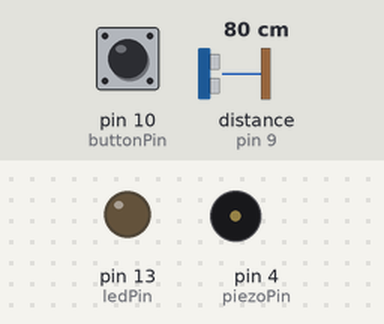
Bench run of a sketch on a simulated Arduino Uno, built with avr-gcc and run on an emulated ATmega328P. On the bench: output pins drawn as LEDs (lit = HIGH), buzzer (waves = sounding). Inputs (shaded band) come from the test bench; at power-on: pin 10 (buttonPin) LOW, distance to the obstacle (sensor on pin 9) 80 cm. The echo pulse lasts 58.3 µs per cm; pins used as bus, display or sensor lines are not drawn.

Above: at 1.2 s.
1.3 s: pin 10 (buttonPin) pulled HIGH for 0.15 s
2.9 s: distance to the obstacle (sensor on pin 9) set to 56 cm
4.4 s: distance to the obstacle (sensor on pin 9) set to 46 cm
At 4.8 s:
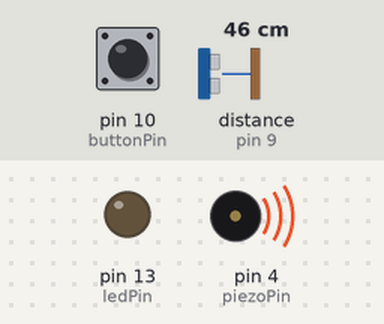
7.4 s: distance to the obstacle (sensor on pin 9) set to 60 cm
At 8.6 s:
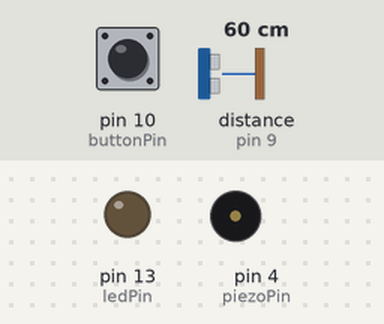
Timing chart, 0 to 9.9 s (numbered marks = the images above; inputs shaded):
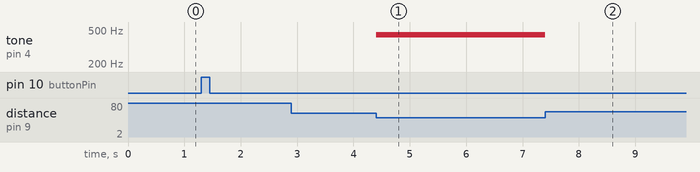

Measured:
- the behaviour switches between 52 and 51 cm on distance to the obstacle (sensor on pin 9) (found by bisection; images 0 and 1)
- after the input at 2.9 s, every drawn part: stays the same
- after the input at 4.4 s, tone on pin 4 (piezoPin): silent → 440 Hz at once
- after the input at 7.4 s, tone on pin 4 (piezoPin): 440 Hz → silent at once

The sketch:

ultrasonic_button_led_piezo.ino
```cpp
//Output
const int ledPin = 13;
const int piezoPin = 4;

//Button
const int buttonPin = 10;
int buttonVal;

//Sensor
const int trigPin = 8;
const int echoPin = 9;
long duration;
int distance;

//Alarm boolean
bool alarm = false;

//Timer
unsigned long currentTime;
unsigned long previousTime = 0;
int timerLength = 500;


void setup()
{
  Serial.begin(9600);
  pinMode(buttonPin, INPUT);
  pinMode(ledPin, OUTPUT);
  pinMode(piezoPin, OUTPUT);
  pinMode(echoPin, INPUT);
  pinMode(trigPin, OUTPUT);

}

void loop()
{
  buttonVal = digitalRead(buttonPin);

  currentTime = millis();

  if(!alarm){

    if(buttonVal == HIGH){
      alarm = !alarm;
    }

  } else {
  //Turn on sensor
	ultraSensor();

    if(distance <= 50){

      //USING TIMER :)
      if(currentTime - previousTime>timerLength){

        digitalWrite(ledPin, HIGH);
        previousTime = currentTime;//Reset Timer

      } else {

        digitalWrite(ledPin, LOW);

      }

      //DOESN'T MESS WITH SOUND!
      tone(piezoPin, 440); //pin, freq


    } else {
      //LED & Sound off
      digitalWrite(ledPin, LOW);
      noTone(piezoPin);
    }
  }


}

void ultraSensor(){
  // Clears the trigPin
  digitalWrite(trigPin, LOW);
  delayMicroseconds(2);
  // Sets the trigPin on HIGH state for 10 micro seconds
  digitalWrite(trigPin, HIGH);
  delayMicroseconds(10);
  digitalWrite(trigPin, LOW);
  // Reads the echoPin, returns the sound wave travel time in microseconds
  duration = pulseIn(echoPin, HIGH);
  // Calculating the distance
  distance = duration * 0.034 / 2;
  // Prints the distance on the Serial Monitor
 // Serial.print("Distance: ");
 // Serial.println(distance);
}
```
